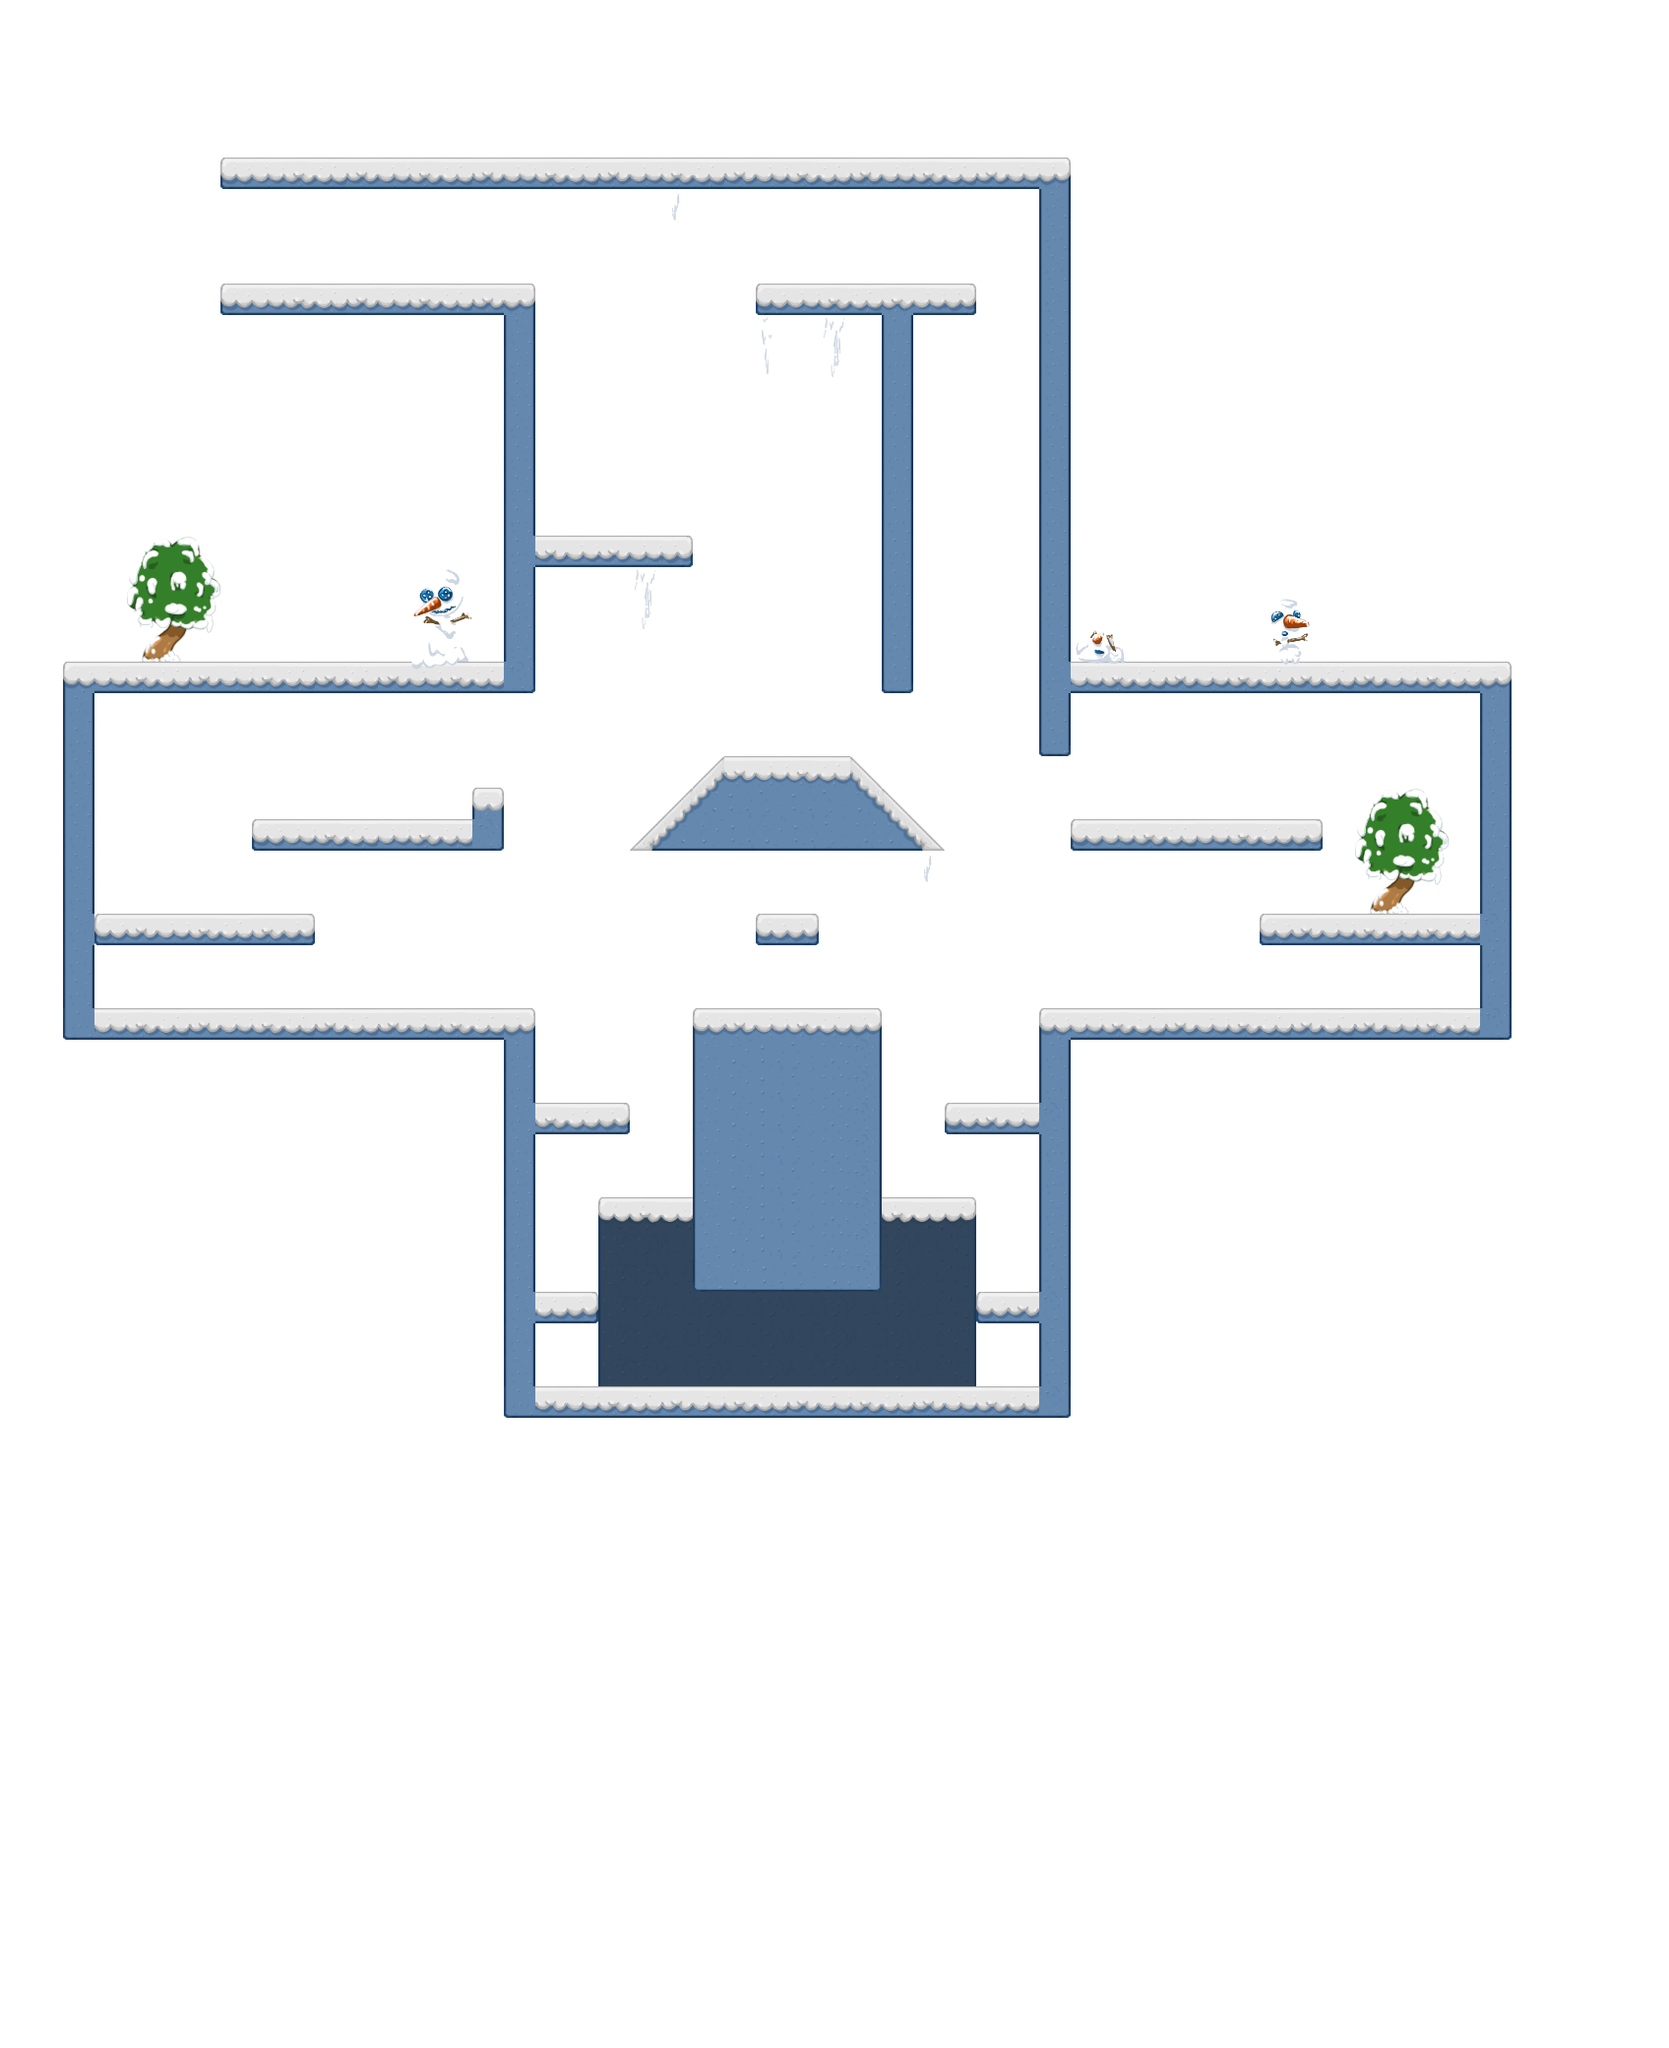

This is a level from a 2D game, rendered from its Tiled map with the project's own tilesets. A one-line summary and the map file follow, with tile-layer data summarised:
An orthogonal 53x65 tile map with 32x32 px tiles, 3 tile layers (background, ground, frontground), 2 tilesets and 8 objects (3x flairy, 2x true, earm, goal, solflyer).

<map version="1.10" tiledversion="1.10.0" orientation="orthogonal" renderorder="right-down" width="53" height="65" tilewidth="32" tileheight="32" infinite="0" backgroundcolor="#ffffff" nextlayerid="5" nextobjectid="9">
 <properties>
  <property name="FLY" value="2" />
  <property name="JUMP" value="15" />
  <property name="STOP" value="4" />
 </properties>
 <tileset firstgid="1" name="tiles" tilewidth="32" tileheight="32" tilecount="100" columns="10">
  <image source="tiles.png" width="320" height="320" />
  <tile id="0">
   <properties>
    <property name="type" value="TOPL" />
   </properties>
  </tile>
  <tile id="1">
   <properties>
    <property name="type" value="TOP" />
   </properties>
  </tile>
  <tile id="2">
   <properties>
    <property name="type" value="TOP" />
   </properties>
  </tile>
  <tile id="3">
   <properties>
    <property name="type" value="TOP" />
   </properties>
  </tile>
  <tile id="4">
   <properties>
    <property name="type" value="TOP" />
   </properties>
  </tile>
  <tile id="5">
   <properties>
    <property name="type" value="TOPR" />
   </properties>
  </tile>
  <tile id="6">
   <properties>
    <property name="type" value="TOP" />
   </properties>
  </tile>
  <tile id="7">
   <properties>
    <property name="type" value="TOP" />
   </properties>
  </tile>
  <tile id="8">
   <properties>
    <property name="type" value="TOP" />
   </properties>
  </tile>
  <tile id="9">
   <properties>
    <property name="type" value="TOP" />
   </properties>
  </tile>
  <tile id="10">
   <properties>
    <property name="type" value="LEFT" />
   </properties>
  </tile>
  <tile id="15">
   <properties>
    <property name="type" value="RIGHT" />
   </properties>
  </tile>
  <tile id="20">
   <properties>
    <property name="type" value="DGL1" />
   </properties>
  </tile>
  <tile id="21">
   <properties>
    <property name="type" value="NB" />
   </properties>
  </tile>
  <tile id="22">
   <properties>
    <property name="type" value="NB" />
   </properties>
  </tile>
  <tile id="23">
   <properties>
    <property name="type" value="DGR1" />
   </properties>
  </tile>
  <tile id="31">
   <properties>
    <property name="type" value="DGL1" />
   </properties>
  </tile>
  <tile id="32">
   <properties>
    <property name="type" value="DGR1" />
   </properties>
  </tile>
  <tile id="35">
   <properties>
    <property name="type" value="DGR1" />
   </properties>
  </tile>
  <tile id="36">
   <properties>
    <property name="type" value="NB" />
   </properties>
  </tile>
  <tile id="38">
   <properties>
    <property name="type" value="NB" />
   </properties>
  </tile>
  <tile id="39">
   <properties>
    <property name="type" value="NB" />
   </properties>
  </tile>
  <tile id="40">
   <properties>
    <property name="type" value="DGL1" />
   </properties>
  </tile>
  <tile id="41">
   <properties>
    <property name="type" value="NB" />
   </properties>
  </tile>
  <tile id="42">
   <properties>
    <property name="type" value="NB" />
   </properties>
  </tile>
  <tile id="43">
   <properties>
    <property name="type" value="DGR1" />
   </properties>
  </tile>
  <tile id="44">
   <properties>
    <property name="type" value="DGR1" />
   </properties>
  </tile>
  <tile id="46">
   <properties>
    <property name="type" value="DGR1" />
   </properties>
  </tile>
  <tile id="47">
   <properties>
    <property name="type" value="DGL1" />
   </properties>
  </tile>
  <tile id="48">
   <properties>
    <property name="type" value="TOPRL" />
   </properties>
  </tile>
  <tile id="49">
   <properties>
    <property name="type" value="TOPRL" />
   </properties>
  </tile>
  <tile id="50">
   <properties>
    <property name="type" value="LEFT" />
   </properties>
  </tile>
  <tile id="51">
   <properties>
    <property name="type" value="DGL1" />
   </properties>
  </tile>
  <tile id="52">
   <properties>
    <property name="type" value="DGR1" />
   </properties>
  </tile>
  <tile id="53">
   <properties>
    <property name="type" value="RIGHT" />
   </properties>
  </tile>
  <tile id="54">
   <properties>
    <property name="type" value="DGL1" />
   </properties>
  </tile>
  <tile id="55">
   <properties>
    <property name="type" value="DGR1" />
   </properties>
  </tile>
  <tile id="58">
   <properties>
    <property name="type" value="RL" />
   </properties>
  </tile>
  <tile id="61">
   <properties>
    <property name="type" value="RIGHT" />
   </properties>
  </tile>
  <tile id="62">
   <properties>
    <property name="type" value="LEFT" />
   </properties>
  </tile>
  <tile id="65">
   <properties>
    <property name="type" value="DGL1" />
   </properties>
  </tile>
  <tile id="68">
   <properties>
    <property name="type" value="RL" />
   </properties>
  </tile>
  <tile id="70">
   <properties>
    <property name="type" value="LEFT" />
   </properties>
  </tile>
  <tile id="75">
   <properties>
    <property name="type" value="RIGHT" />
   </properties>
  </tile>
  <tile id="80">
   <properties>
    <property name="type" value="TOP" />
   </properties>
  </tile>
  <tile id="81">
   <properties>
    <property name="type" value="TOP" />
   </properties>
  </tile>
  <tile id="82">
   <properties>
    <property name="type" value="TOP" />
   </properties>
  </tile>
  <tile id="83">
   <properties>
    <property name="type" value="TOP" />
   </properties>
  </tile>
  <tile id="84">
   <properties>
    <property name="type" value="TOP" />
   </properties>
  </tile>
  <tile id="85">
   <properties>
    <property name="type" value="TOP" />
   </properties>
  </tile>
 </tileset>
 <tileset firstgid="101" name="props" tilewidth="32" tileheight="32" tilecount="100" columns="10">
  <image source="props.png" width="320" height="320" />
 </tileset>
 <layer id="1" name="background" width="53" height="65">
  <data>[3445 cells, 2 non-empty, 1 distinct tile ids]</data>
 </layer>
 <layer id="2" name="ground" width="53" height="65">
  <data>[3445 cells, 388 non-empty, 45 distinct tile ids]</data>
 </layer>
 <layer id="3" name="frontground" width="53" height="65">
  <data>[3445 cells, 54 non-empty, 38 distinct tile ids]</data>
 </layer>
 <objectgroup id="4" name="avatars">
  <object id="1" name="earm" gid="25" x="286" y="275" width="32" height="32" />
  <object id="2" name="goal" gid="26" x="780" y="917" width="32" height="32" />
  <object id="3" name="soldier" type="true" gid="35" x="787" y="1009" width="32" height="32" />
  <object id="4" name="solflyer" type="true" gid="35" x="385" y="1033" width="32" height="32" />
  <object id="5" name="solflyer" gid="35" x="1156" y="1032" width="32" height="32" />
  <object id="6" name="flairy" gid="37" x="280" y="820" width="32" height="32" />
  <object id="7" name="flairy" gid="37" x="784" y="1381" width="32" height="32" />
  <object id="8" name="flairy" gid="37" x="1277" y="824" width="32" height="32" />
 </objectgroup>
</map>
